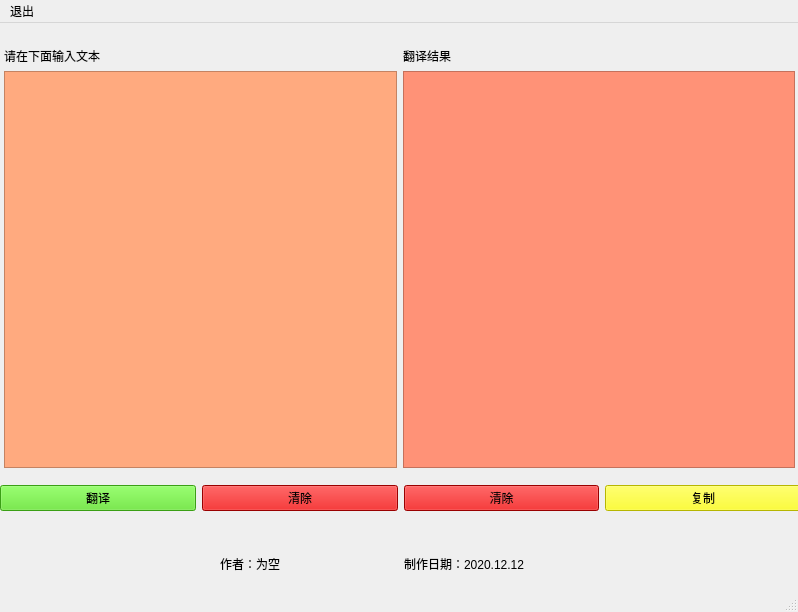
<?xml version="1.0" encoding="UTF-8"?>
<ui version="4.0">
 <class>MainWindow</class>
 <widget class="QMainWindow" name="MainWindow">
  <property name="geometry">
   <rect>
    <x>0</x>
    <y>0</y>
    <width>798</width>
    <height>612</height>
   </rect>
  </property>
  <property name="windowTitle">
   <string>MainWindow</string>
  </property>
  <widget class="QWidget" name="centralwidget">
   <widget class="QWidget" name="">
    <property name="geometry">
     <rect>
      <x>0</x>
      <y>440</y>
      <width>801</width>
      <height>71</height>
     </rect>
    </property>
    <layout class="QHBoxLayout" name="horizontalLayout_2">
     <item>
      <widget class="QPushButton" name="pushButton_2">
       <property name="styleSheet">
        <string notr="true">font: 36pt &quot;Sans Serif&quot;;
background-color: rgb(81, 223, 29);</string>
       </property>
       <property name="text">
        <string>翻译</string>
       </property>
      </widget>
     </item>
     <item>
      <widget class="QPushButton" name="pushButton">
       <property name="styleSheet">
        <string notr="true">font: 36pt &quot;Sans Serif&quot;;
background-color: rgb(214, 0, 0);</string>
       </property>
       <property name="text">
        <string>清除</string>
       </property>
      </widget>
     </item>
     <item>
      <widget class="QPushButton" name="pushButton_4">
       <property name="styleSheet">
        <string notr="true">font: 36pt &quot;Sans Serif&quot;;
background-color: rgb(214, 0, 0);</string>
       </property>
       <property name="text">
        <string>清除</string>
       </property>
      </widget>
     </item>
     <item>
      <widget class="QPushButton" name="pushButton_3">
       <property name="styleSheet">
        <string notr="true">font: 36pt &quot;Sans Serif&quot;;
background-color: rgb(255, 255, 0);</string>
       </property>
       <property name="text">
        <string>复制</string>
       </property>
      </widget>
     </item>
    </layout>
   </widget>
   <widget class="QWidget" name="">
    <property name="geometry">
     <rect>
      <x>220</x>
      <y>520</y>
      <width>361</width>
      <height>41</height>
     </rect>
    </property>
    <layout class="QHBoxLayout" name="horizontalLayout_3">
     <item>
      <widget class="QLabel" name="label_2">
       <property name="styleSheet">
        <string notr="true">font: 15pt &quot;Sans Serif&quot;;</string>
       </property>
       <property name="text">
        <string>作者：为空</string>
       </property>
      </widget>
     </item>
     <item>
      <widget class="QLabel" name="label_3">
       <property name="styleSheet">
        <string notr="true">font: 15pt &quot;Sans Serif&quot;;</string>
       </property>
       <property name="text">
        <string>制作日期：2020.12.12</string>
       </property>
      </widget>
     </item>
    </layout>
   </widget>
   <widget class="QWidget" name="">
    <property name="geometry">
     <rect>
      <x>4</x>
      <y>24</y>
      <width>791</width>
      <height>421</height>
     </rect>
    </property>
    <layout class="QGridLayout" name="gridLayout">
     <item row="0" column="0">
      <widget class="QLabel" name="label">
       <property name="styleSheet">
        <string notr="true">font: 20pt &quot;Sans Serif&quot;;
</string>
       </property>
       <property name="text">
        <string>请在下面输入文本</string>
       </property>
      </widget>
     </item>
     <item row="0" column="1">
      <widget class="QLabel" name="label_5">
       <property name="styleSheet">
        <string notr="true">font: 20pt &quot;Sans Serif&quot;;
</string>
       </property>
       <property name="text">
        <string>翻译结果</string>
       </property>
      </widget>
     </item>
     <item row="1" column="0">
      <widget class="QTextEdit" name="textEdit">
       <property name="styleSheet">
        <string notr="true">background-color: rgb(255, 170, 127);</string>
       </property>
      </widget>
     </item>
     <item row="1" column="1">
      <widget class="QTextBrowser" name="textBrowser">
       <property name="styleSheet">
        <string notr="true">background-color: rgb(255, 146, 119);</string>
       </property>
      </widget>
     </item>
    </layout>
   </widget>
  </widget>
  <widget class="QMenuBar" name="menubar">
   <property name="geometry">
    <rect>
     <x>0</x>
     <y>0</y>
     <width>798</width>
     <height>22</height>
    </rect>
   </property>
   <widget class="QMenu" name="menu">
    <property name="title">
     <string>退出</string>
    </property>
   </widget>
   <addaction name="menu"/>
  </widget>
  <widget class="QStatusBar" name="statusbar"/>
  <action name="action">
   <property name="text">
    <string>退出</string>
   </property>
  </action>
  <action name="action_2">
   <property name="text">
    <string>交代哦</string>
   </property>
  </action>
  <action name="actiond">
   <property name="text">
    <string>d按时</string>
   </property>
  </action>
 </widget>
 <resources/>
 <connections/>
</ui>
